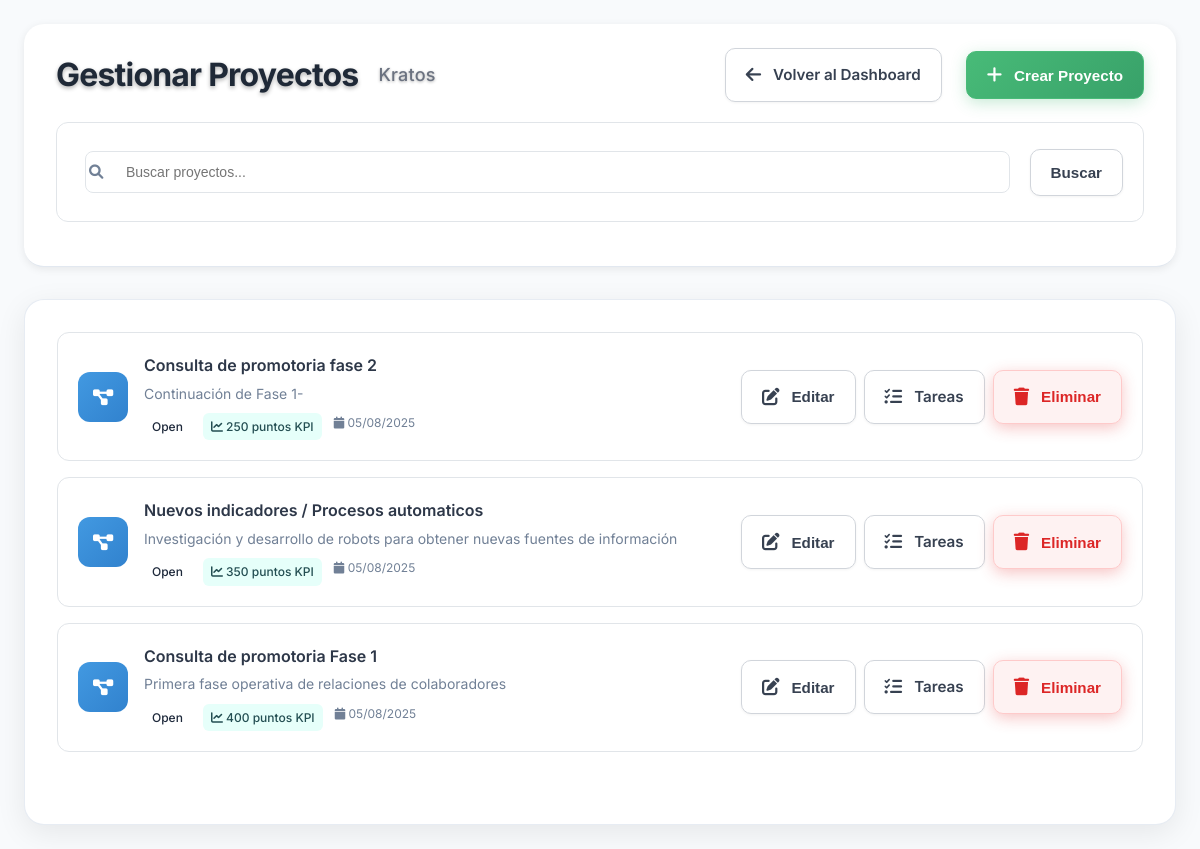
Before: /public/?route=clan_leader/projects (signed in) with the older database file.
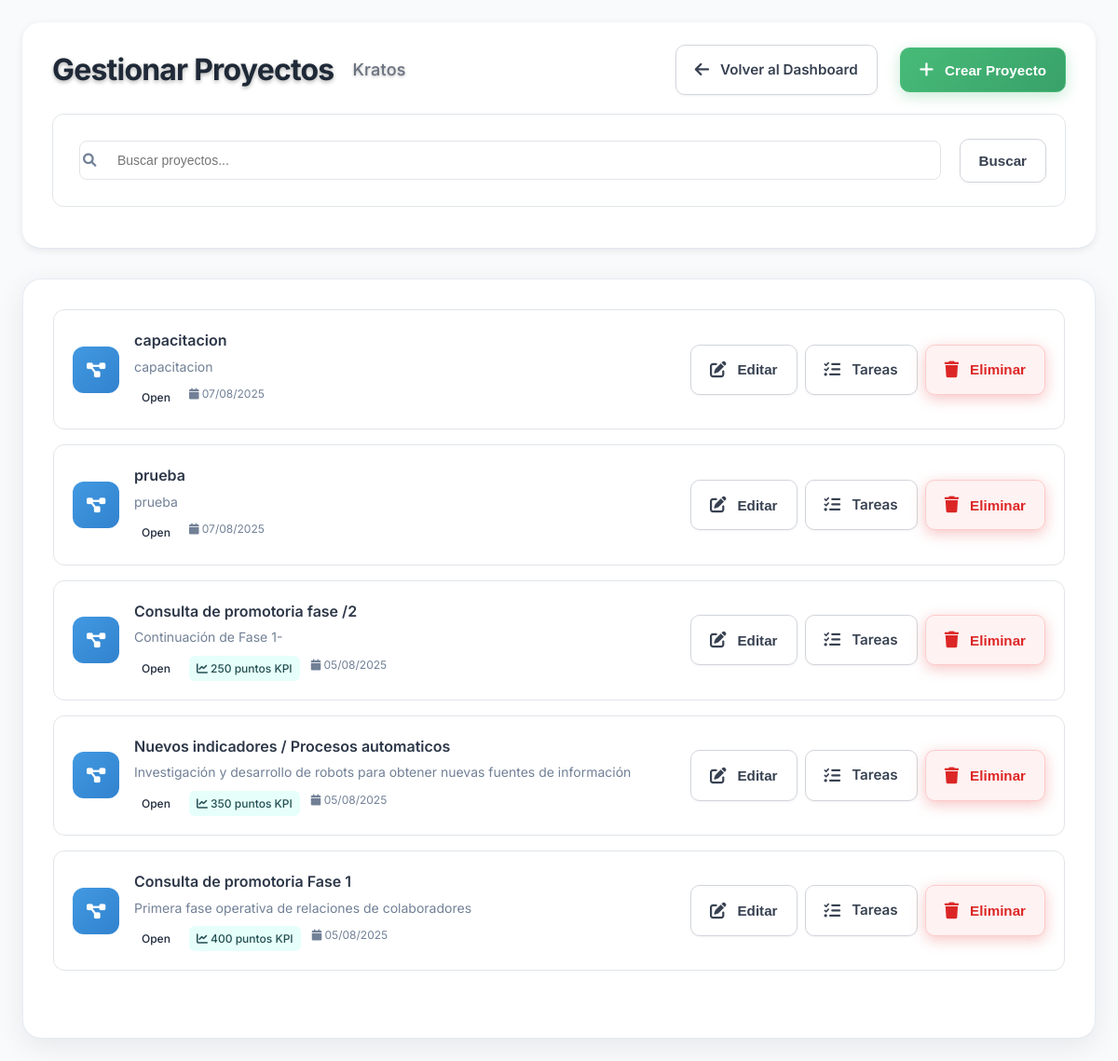
After: the same page with the newer database file.
### tables this page shows
CREATE TABLE `Projects` (
  `project_id` int NOT NULL,
  `project_name` varchar(255) NOT NULL,
  `description` text,
  `clan_id` int NOT NULL,
  `created_by_user_id` int NOT NULL,
  `status` varchar(50) DEFAULT 'open',
  `total_tasks` int DEFAULT '0',
  `completed_tasks` int DEFAULT '0',
  `progress_percentage` decimal(5,2) DEFAULT '0.00',
  `created_at` timestamp NULL DEFAULT CURRENT_TIMESTAMP,
  `updated_at` timestamp NULL DEFAULT CURRENT_TIMESTAMP ON UPDATE CURRENT_TIMESTAMP,
  `kpi_quarter_id` int DEFAULT NULL,
  `kpi_points` int DEFAULT '0',
  `task_distribution_mode` enum('automatic','percentage') DEFAULT 'automatic'
);

### config/database.php (called while the page is built, shortened)
<?php
class Database {
    private static $connection = null;
    public static function getConnection() {
        if (self::$connection === null) {
            try {
                $dsn = "mysql:host=" . DB_HOST . ";dbname=" . DB_NAME . ";charset=utf8mb4";
                $options = [
                    PDO::ATTR_ERRMODE => PDO::ERRMODE_EXCEPTION,
                    PDO::ATTR_DEFAULT_FETCH_MODE => PDO::FETCH_ASSOC,
                    PDO::ATTR_EMULATE_PREPARES => false,
                ];
                self::$connection = new PDO($dsn, DB_USERNAME, DB_PASSWORD, $options);
            } catch (PDOException $e) {
                die('Error de conexión a la base de datos: ' . $e->getMessage());
            }
        }
        return self::$connection;
    }
}

### app/models/Auth.php (called while the page is built, shortened)
<?php
class Auth {
    private $userModel;
    public function __construct() {
        $this->userModel = new User();
    }
    public function isLoggedIn() {
        return isset($_SESSION['user_id']) && !empty($_SESSION['user_id']);
    }
    public function getCurrentUser() {
        return $this->userModel->findById($_SESSION['user_id']);
    }
}

### app/models/User.php (called while the page is built, shortened)
<?php
class User {
    private $db;
    public function __construct() {
        $this->db = Database::getConnection();
    }
    public function findById($id) {
        try {
            $stmt = $this->db->prepare("
                SELECT user_id, username, email, full_name, is_active, last_login, created_at
                FROM Users
                WHERE user_id = ? AND is_active = 1
            ");
            $stmt->execute([$id]);
            return $stmt->fetch();
        } catch (PDOException $e) {
            error_log("Error al buscar usuario por ID: " . $e->getMessage());
            return false;
        }
    }
    public function getUserClan($userId) {
        try {
            $stmt = $this->db->prepare("
                SELECT
                    c.clan_id,
                    c.clan_name,
                    c.clan_departamento
                FROM Clans c
                JOIN Clan_Members cm ON c.clan_id = cm.clan_id
                WHERE cm.user_id = ?
                LIMIT 1
            ");
            $stmt->execute([$userId]);
            return $stmt->fetch();
        } catch (PDOException $e) {
            error_log("Error al obtener clan del usuario: " . $e->getMessage());
            return false;
        }
    }
}

### app/models/Project.php (called while the page is built, shortened)
<?php
class Project {
    private $db;
    public function __construct() {
        $this->db = Database::getConnection();
    }
    public function getByClan($clanId) {
        try {
            $stmt = $this->db->prepare("
                SELECT
                    p.*,
                    c.clan_name,
                    u.full_name as created_by_name
                FROM Projects p
                LEFT JOIN Clans c ON p.clan_id = c.clan_id
                LEFT JOIN Users u ON p.created_by_user_id = u.user_id
                WHERE p.clan_id = ?
                ORDER BY p.created_at DESC
            ");
            $stmt->execute([$clanId]);
            return $stmt->fetchAll();
        } catch (PDOException $e) {
            error_log("Error al obtener proyectos del clan: " . $e->getMessage());
            return [];
        }
    }
}

### app/views/clan_leader/projects.php (the view, shortened to what the changed rows need)
<div class="clan-leader-projects minimal">
    <header class="minimal-header">
        <div class="header-row">
            <div class="title-minimal">
                <h1>Gestionar Proyectos</h1>
            </div>
        </div>
    </header>
    <div class="content-minimal">
        <section class="projects-minimal">
            <?php if (!empty($projects)): ?>
                <div class="projects-list">
                    <?php foreach ($projects as $project): ?>
                        <div class="project-item">
                            <div class="project-info">
                                <div class="project-icon">
                                    <i class="fas fa-project-diagram"></i>
                                </div>
                                <div class="project-details">
                                    <div class="project-name"><?php echo htmlspecialchars($project['project_name']); ?></div>
                                    <div class="project-description"><?php echo htmlspecialchars($project['description']); ?></div>
                                    <div class="project-meta">
                                        <span class="project-status status-<?php echo $project['status']; ?>">
                                            <?php echo ucfirst($project['status']); ?>
                                        </span>
                                        <?php if ($project['kpi_points'] > 0): ?>
                                            <span class="project-kpi">
                                                <i class="fas fa-chart-line"></i>
                                                <?php echo number_format($project['kpi_points']); ?> puntos KPI
                                            </span>
                                        <?php endif; ?>
                                        <span class="project-date">
                                            <i class="fas fa-calendar"></i>
                                            <?php echo date('d/m/Y', strtotime($project['created_at'])); ?>
                                        </span>
                                    </div>
                                </div>
                            </div>
                            <div class="project-actions">
                                <button class="btn-minimal" onclick="openEditProjectModal(<?php echo $project['project_id']; ?>, '<?php echo htmlspecialchars($project['project_name']); ?>', '<?php echo htmlspecialchars($project['description']); ?>')">
                                    <i class="fas fa-edit"></i>
                                    Editar
                                </button>
                                <a href="?route=clan_leader/tasks&project_id=<?php echo $project['project_id']; ?>" class="btn-minimal">
                                    <i class="fas fa-tasks"></i>
                                    Tareas
                                </a>
                                <button class="btn-minimal danger" onclick="deleteProject(<?php echo $project['project_id']; ?>, '<?php echo htmlspecialchars($project['project_name']); ?>')">
                                    <i class="fas fa-trash"></i>
                                    Eliminar
                                </button>
                            </div>
                        </div>
                    <?php endforeach; ?>
                </div>
            <?php endif; ?>
        </section>
    </div>
</div>
<?php
require_once __DIR__ . '/../admin/layout.php';
?>

Changed rows visible on the page:
added projects: project_name "capacitacion", description "capacitacion", status "Open", created_at "07/08/2025"
added projects: project_name "prueba", description "prueba", status "Open", created_at "07/08/2025"
changed projects "Continuación de Fase 1-": project_name "Consulta de promotoria fase 2" → "Consulta de promotoria fase /2"
